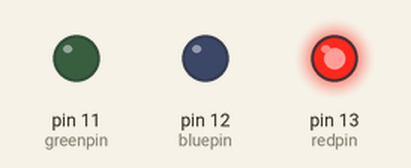
The sketch below on a simulated Arduino Uno, built with avr-gcc and run on an emulated ATmega328P. Shown: output pins drawn as LEDs (lit = HIGH).

Above: at 0.5 s.
At 2.5 s:
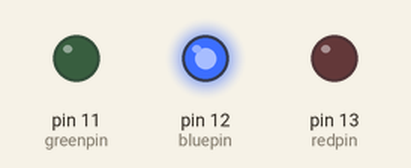
At 4.5 s:
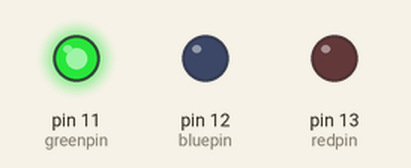
At 5.5 s:
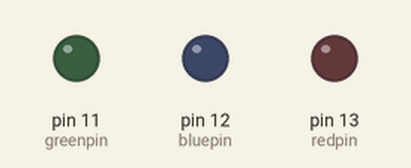
Timing chart, 0 to 7.8 s (numbered marks = the images above):
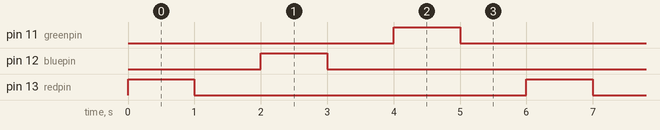

Measured:
- by itself, pin 11 (greenpin), pin 12 (bluepin), pin 13 (redpin): alternates HIGH for 1.0 s and LOW for 5.0 s
- by itself, everything shown: repeats every 6.0 s, in 6 steps

The sketch:

Project.ino
```cpp
int redpin=13;
int bluepin=12;
int greenpin=11;
void setup()
{
pinMode(redpin,OUTPUT);
pinMode(bluepin,OUTPUT);
pinMode(greenpin,OUTPUT);
}
void loop()
{
digitalWrite(redpin,HIGH);
delay(1000);
digitalWrite(redpin,LOW);
delay(1000);
digitalWrite(bluepin,HIGH);
delay(1000);
digitalWrite(bluepin,LOW);
delay(1000);
digitalWrite(greenpin,HIGH);
delay(1000);
digitalWrite(greenpin,LOW);
delay(1000);
}
```
